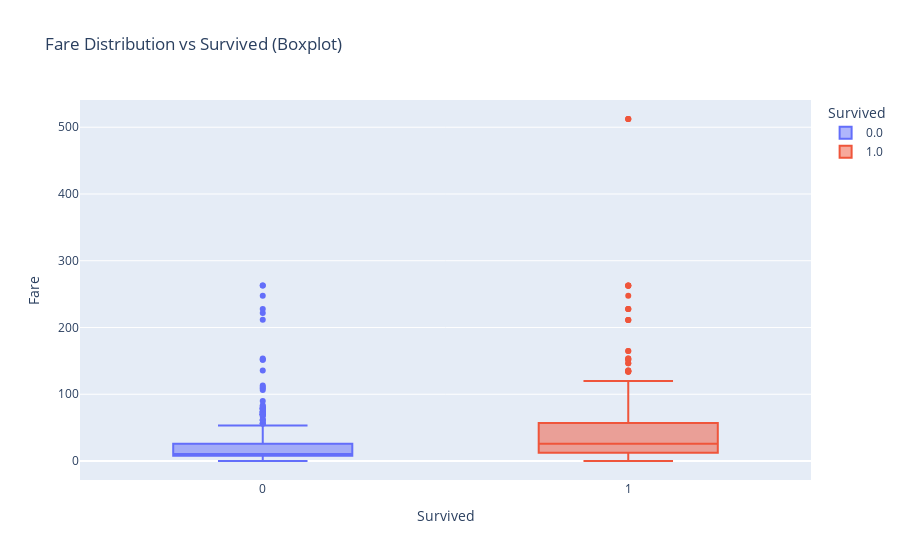

The code cell stored with this chart in its notebook:
### Code cell
# (Shows fare distribution for survived vs not survived)

fig = px.box(
    c, 
    x="Survived", 
    y="Fare", 
    color="Survived",
    title="Fare Distribution vs Survived (Boxplot)"
)
fig.show()

### Figure 1 — Plotly figure (JSON) as saved in the notebook; plotly's stock layout.template omitted (floating-point values rounded to 4 significant figures; data arrays with more than 128 entries replaced by an {"elided": "..."} marker saying what was removed)
{"data": [{"alignmentgroup": "True", "hovertemplate": "Survived=%{x}<br>Fare=%{y}<extra></extra>", "legendgroup": "0.0", "marker": {"color": "#636efa"}, "name": "0.0", "notched": false, "offsetgroup": "0.0", "orientation": "v", "showlegend": true, "type": "box", "x": {"elided": "549 int values"}, "x0": " ", "xaxis": "x", "y": {"elided": "549 float values"}, "y0": " ", "yaxis": "y"}, {"alignmentgroup": "True", "hovertemplate": "Survived=%{x}<br>Fare=%{y}<extra></extra>", "legendgroup": "1.0", "marker": {"color": "#EF553B"}, "name": "1.0", "notched": false, "offsetgroup": "1.0", "orientation": "v", "showlegend": true, "type": "box", "x": {"elided": "342 int values"}, "x0": " ", "xaxis": "x", "y": {"elided": "342 float values"}, "y0": " ", "yaxis": "y"}], "layout": {"boxmode": "overlay", "legend": {"title": {"text": "Survived"}, "tracegroupgap": 0}, "title": {"text": "Fare Distribution vs Survived (Boxplot)"}, "xaxis": {"anchor": "y", "categoryarray": [0, 1, null], "categoryorder": "array", "domain": [0, 1], "title": {"text": "Survived"}}, "yaxis": {"anchor": "x", "domain": [0, 1], "title": {"text": "Fare"}}}}
